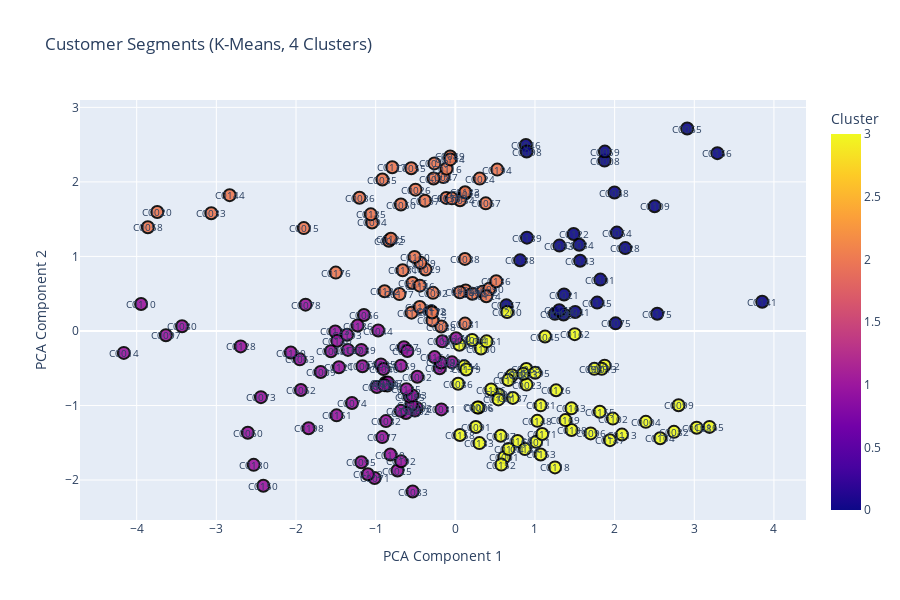

The notebook cell saved with this chart:
### Code cell
# Create a scatter plot with customer names annotated
fig = px.scatter(customer_data_4, x='PCA1', y='PCA2', color='Cluster', 
                 hover_data=['CustomerID', 'CustomerName'], title='Customer Segments (K-Means, 4 Clusters)')

# Add customer ID as text annotations
for i, row in customer_data_4.iterrows():
    fig.add_annotation(x=row['PCA1'], y=row['PCA2'], text=row['CustomerID'], showarrow=False, font=dict(size=10))

fig.update_traces(marker=dict(size=12, opacity=0.9, line=dict(width=2, color='Black')))
fig.update_layout(xaxis_title='PCA Component 1', yaxis_title='PCA Component 2', width=900, height=600)
fig.show()

### Figure 1 — Plotly figure (JSON) as saved in the notebook; plotly's stock layout.template omitted (floating-point values rounded to 4 significant figures; data arrays with more than 128 entries replaced by an {"elided": "..."} marker saying what was removed)
{"data": [{"customdata": {"elided": "200x2 str values"}, "hovertemplate": "PCA1=%{x}<br>PCA2=%{y}<br>CustomerID=%{customdata[0]}<br>CustomerName=%{customdata[1]}<br>Cluster=%{marker.color}<extra></extra>", "legendgroup": "", "marker": {"color": {"elided": "200 int values"}, "coloraxis": "coloraxis", "line": {"color": "Black", "width": 2}, "opacity": 0.9, "size": 12, "symbol": "circle"}, "mode": "markers", "name": "", "orientation": "v", "showlegend": false, "type": "scatter", "x": {"elided": "200 float values"}, "xaxis": "x", "y": {"elided": "200 float values"}, "yaxis": "y"}], "layout": {"annotations": [{"font": {"size": 10}, "showarrow": false, "text": "C0001", "x": 0.614, "y": -1.694}, {"font": {"size": 10}, "showarrow": false, "text": "C0002", "x": -0.4773, "y": -0.6137}, {"font": {"size": 10}, "showarrow": false, "text": "C0003", "x": -0.4838, "y": -1.032}, {"font": {"size": 10}, "showarrow": false, "text": "C0004", "x": 2.391, "y": -1.219}, {"font": {"size": 10}, "showarrow": false, "text": "C0005", "x": -0.9339, "y": -0.4487}, {"font": {"size": 10}, "showarrow": false, "text": "C0006", "x": 0.2925, "y": -1.028}, {"font": {"size": 10}, "showarrow": false, "text": "C0007", "x": -1.166, "y": -0.4729}, {"font": {"size": 10}, "showarrow": false, "text": "C0008", "x": 1.874, "y": 2.286}, {"font": {"size": 10}, "showarrow": false, "text": "C0009", "x": -1.69, "y": -0.5511}, {"font": {"size": 10}, "showarrow": false, "text": "C0010", "x": -0.8538, "y": -0.7327}, {"font": {"size": 10}, "showarrow": false, "text": "C0011", "x": 1.015, "y": -1.488}, {"font": {"size": 10}, "showarrow": false, "text": "C0012", "x": 1.875, "y": -0.4651}, {"font": {"size": 10}, "showarrow": false, "text": "C0013", "x": 1.838, "y": -0.5082}, {"font": {"size": 10}, "showarrow": false, "text": "C0014", "x": -4.162, "y": -0.2944}, {"font": {"size": 10}, "showarrow": false, "text": "C0015", "x": -1.902, "y": 1.38}, {"font": {"size": 10}, "showarrow": false, "text": "C0016", "x": 0.1188, "y": 1.839}, {"font": {"size": 10}, "showarrow": false, "text": "C0017", "x": 1.251, "y": 0.2306}, {"font": {"size": 10}, "showarrow": false, "text": "C0018", "x": -0.2628, "y": 2.248}, {"font": {"size": 10}, "showarrow": false, "text": "C0019", "x": -0.1956, "y": -0.4996}, {"font": {"size": 10}, "showarrow": false, "text": "C0020", "x": -3.741, "y": 1.595}, {"font": {"size": 10}, "showarrow": false, "text": "C0021", "x": 1.365, "y": 0.4891}, {"font": {"size": 10}, "showarrow": false, "text": "C0022", "x": 0.3416, "y": 0.5258}, {"font": {"size": 10}, "showarrow": false, "text": "C0023", "x": 0.894, "y": -0.7197}, {"font": {"size": 10}, "showarrow": false, "text": "C0024", "x": 0.3056, "y": 2.044}, {"font": {"size": 10}, "showarrow": false, "text": "C0025", "x": -0.7259, "y": -1.873}, {"font": {"size": 10}, "showarrow": false, "text": "C0026", "x": -0.4994, "y": 1.896}, {"font": {"size": 10}, "showarrow": false, "text": "C0027", "x": -0.6453, "y": -0.2189}, {"font": {"size": 10}, "showarrow": false, "text": "C0028", "x": 2.133, "y": 1.112}, {"font": {"size": 10}, "showarrow": false, "text": "C0029", "x": -0.3739, "y": 0.8249}, {"font": {"size": 10}, "showarrow": false, "text": "C0030", "x": -0.1124, "y": 1.785}, {"font": {"size": 10}, "showarrow": false, "text": "C0031", "x": -0.1753, "y": -1.052}, {"font": {"size": 10}, "showarrow": false, "text": "C0032", "x": -0.8705, "y": -1.209}, {"font": {"size": 10}, "showarrow": false, "text": "C0033", "x": -3.064, "y": 1.58}, {"font": {"size": 10}, "showarrow": false, "text": "C0034", "x": 0.05903, "y": 1.755}, {"font": {"size": 10}, "showarrow": false, "text": "C0035", "x": -0.9156, "y": 2.032}, {"font": {"size": 10}, "showarrow": false, "text": "C0036", "x": -1.203, "y": 1.788}, {"font": {"size": 10}, "showarrow": false, "text": "C0037", "x": -0.04185, "y": -0.4213}, {"font": {"size": 10}, "showarrow": false, "text": "C0038", "x": 0.121, "y": 0.9666}, {"font": {"size": 10}, "showarrow": false, "text": "C0039", "x": 0.8919, "y": -0.5098}, {"font": {"size": 10}, "showarrow": false, "text": "C0040", "x": -0.9016, "y": -0.5114}, {"font": {"size": 10}, "showarrow": false, "text": "C0041", "x": 1.505, "y": 0.2551}, {"font": {"size": 10}, "showarrow": false, "text": "C0042", "x": -0.8338, "y": 1.21}, {"font": {"size": 10}, "showarrow": false, "text": "C0043", "x": -1.561, "y": -0.2718}, {"font": {"size": 10}, "showarrow": false, "text": "C0044", "x": -0.9681, "y": 0.005735}, {"font": {"size": 10}, "showarrow": false, "text": "C0045", "x": 1.127, "y": -0.07457}, {"font": {"size": 10}, "showarrow": false, "text": "C0046", "x": 0.886, "y": 2.495}, {"font": {"size": 10}, "showarrow": false, "text": "C0047", "x": -0.1496, "y": 2.065}, {"font": {"size": 10}, "showarrow": false, "text": "C0048", "x": 0.7113, "y": -0.5944}, {"font": {"size": 10}, "showarrow": false, "text": "C0049", "x": -0.06424, "y": 2.341}, {"font": {"size": 10}, "showarrow": false, "text": "C0050", "x": -0.683, "y": 1.696}, {"font": {"size": 10}, "showarrow": false, "text": "C0051", "x": 1.359, "y": 0.2205}, {"font": {"size": 10}, "showarrow": false, "text": "C0052", "x": -0.5083, "y": -1.068}, {"font": {"size": 10}, "showarrow": false, "text": "C0053", "x": 0.8524, "y": -0.5737}, {"font": {"size": 10}, "showarrow": false, "text": "C0054", "x": 2.028, "y": 1.32}, {"font": {"size": 10}, "showarrow": false, "text": "C0055", "x": -0.553, "y": 2.183}, {"font": {"size": 10}, "showarrow": false, "text": "C0056", "x": 0.1297, "y": 0.5432}, {"font": {"size": 10}, "showarrow": false, "text": "C0057", "x": 0.6412, "y": 0.3438}, {"font": {"size": 10}, "showarrow": false, "text": "C0058", "x": -3.86, "y": 1.392}, {"font": {"size": 10}, "showarrow": false, "text": "C0059", "x": 1.877, "y": 2.406}, {"font": {"size": 10}, "showarrow": false, "text": "C0060", "x": -2.605, "y": -1.365}, {"font": {"size": 10}, "showarrow": false, "text": "C0061", "x": -0.8772, "y": -0.6942}, {"font": {"size": 10}, "showarrow": false, "text": "C0062", "x": -1.938, "y": -0.7924}, {"font": {"size": 10}, "showarrow": false, "text": "C0063", "x": -1.952, "y": -0.3811}, {"font": {"size": 10}, "showarrow": false, "text": "C0064", "x": 0.2119, "y": -0.1204}, {"font": {"size": 10}, "showarrow": false, "text": "C0065", "x": 2.911, "y": 2.717}, {"font": {"size": 10}, "showarrow": false, "text": "C0066", "x": -1.147, "y": 0.2145}, {"font": {"size": 10}, "showarrow": false, "text": "C0067", "x": 0.382, "y": 1.712}, {"font": {"size": 10}, "showarrow": false, "text": "C0068", "x": 1.998, "y": 1.857}, {"font": {"size": 10}, "showarrow": false, "text": "C0069", "x": -0.1635, "y": -0.1375}, {"font": {"size": 10}, "showarrow": false, "text": "C0070", "x": -0.5485, "y": -0.9872}, {"font": {"size": 10}, "showarrow": false, "text": "C0071", "x": -1.013, "y": -1.974}, {"font": {"size": 10}, "showarrow": false, "text": "C0072", "x": -0.2732, "y": 2.045}, {"font": {"size": 10}, "showarrow": false, "text": "C0073", "x": -2.44, "y": -0.888}, {"font": {"size": 10}, "showarrow": false, "text": "C0074", "x": -1.297, "y": -0.9665}, {"font": {"size": 10}, "showarrow": false, "text": "C0075", "x": 2.012, "y": 0.1019}, {"font": {"size": 10}, "showarrow": false, "text": "C0076", "x": 0.2798, "y": -1.027}, {"font": {"size": 10}, "showarrow": false, "text": "C0077", "x": -0.917, "y": -1.424}, {"font": {"size": 10}, "showarrow": false, "text": "C0078", "x": -1.88, "y": 0.353}, {"font": {"size": 10}, "showarrow": false, "text": "C0079", "x": -0.4365, "y": 0.9148}, {"font": {"size": 10}, "showarrow": false, "text": "C0080", "x": -3.43, "y": 0.0624}, {"font": {"size": 10}, "showarrow": false, "text": "C0081", "x": 0.122, "y": 0.09845}, {"font": {"size": 10}, "showarrow": false, "text": "C0082", "x": 2.745, "y": -1.354}, {"font": {"size": 10}, "showarrow": false, "text": "C0083", "x": -0.5354, "y": -2.154}, {"font": {"size": 10}, "showarrow": false, "text": "C0084", "x": 1.556, "y": 1.156}, {"font": {"size": 10}, "showarrow": false, "text": "C0085", "x": -0.5724, "y": -0.8828}, {"font": {"size": 10}, "showarrow": false, "text": "C0086", "x": 0.03557, "y": -0.7074}, {"font": {"size": 10}, "showarrow": false, "text": "C0087", "x": 1.745, "y": -0.5085}, {"font": {"size": 10}, "showarrow": false, "text": "C0088", "x": -0.1761, "y": 0.05992}, {"font": {"size": 10}, "showarrow": false, "text": "C0089", "x": -1.18, "y": -0.2539}, {"font": {"size": 10}, "showarrow": false, "text": "C0090", "x": 0.4261, "y": 0.5671}, {"font": {"size": 10}, "showarrow": false, "text": "C0091", "x": 0.2577, "y": -1.289}, {"font": {"size": 10}, "showarrow": false, "text": "C0092", "x": -0.2809, "y": 0.5112}, {"font": {"size": 10}, "showarrow": false, "text": "C0093", "x": 1.307, "y": 1.145}, {"font": {"size": 10}, "showarrow": false, "text": "C0094", "x": -1.045, "y": 1.456}, {"font": {"size": 10}, "showarrow": false, "text": "C0095", "x": -1.18, "y": -1.762}, {"font": {"size": 10}, "showarrow": false, "text": "C0096", "x": 1.699, "y": -1.374}, {"font": {"size": 10}, "showarrow": false, "text": "C0097", "x": -3.633, "y": -0.05693}, {"font": {"size": 10}, "showarrow": false, "text": "C0098", "x": 0.8955, "y": 2.407}, {"font": {"size": 10}, "showarrow": false, "text": "C0099", "x": 2.802, "y": -0.996}, {"font": {"size": 10}, "showarrow": false, "text": "C0100", "x": 0.3217, "y": -0.236}, {"font": {"size": 10}, "showarrow": false, "text": "C0101", "x": 1.821, "y": 0.6892}, {"font": {"size": 10}, "showarrow": false, "text": "C0102", "x": 1.977, "y": -1.176}, {"font": {"size": 10}, "showarrow": false, "text": "C0103", "x": -0.5399, "y": -0.8645}, {"font": {"size": 10}, "showarrow": false, "text": "C0104", "x": 2.572, "y": -1.44}, {"font": {"size": 10}, "showarrow": false, "text": "C0105", "x": 0.05705, "y": 0.5202}, {"font": {"size": 10}, "showarrow": false, "text": "C0106", "x": 0.0514, "y": -0.184}, {"font": {"size": 10}, "showarrow": false, "text": "C0107", "x": 0.57, "y": -1.407}, {"font": {"size": 10}, "showarrow": false, "text": "C0108", "x": 1.459, "y": -1.329}, {"font": {"size": 10}, "showarrow": false, "text": "C0109", "x": 2.502, "y": 1.674}, {"font": {"size": 10}, "showarrow": false, "text": "C0110", "x": -3.945, "y": 0.3623}, {"font": {"size": 10}, "showarrow": false, "text": "C0111", "x": -0.5496, "y": 0.2457}, {"font": {"size": 10}, "showarrow": false, "text": "C0112", "x": -1.098, "y": -1.923}, {"font": {"size": 10}, "showarrow": false, "text": "C0113", "x": 2.092, "y": -1.39}, {"font": {"size": 10}, "showarrow": false, "text": "C0114", "x": 0.2134, "y": 0.499}, {"font": {"size": 10}, "showarrow": false, "text": "C0115", "x": -0.5374, "y": 0.6435}, {"font": {"size": 10}, "showarrow": false, "text": "C0116", "x": -0.1105, "y": 2.177}, {"font": {"size": 10}, "showarrow": false, "text": "C0117", "x": -0.7917, "y": 2.197}, {"font": {"size": 10}, "showarrow": false, "text": "C0118", "x": 1.251, "y": -1.83}, {"font": {"size": 10}, "showarrow": false, "text": "C0119", "x": -0.6013, "y": -0.2682}, {"font": {"size": 10}, "showarrow": false, "text": "C0120", "x": -0.8146, "y": -1.658}, {"font": {"size": 10}, "showarrow": false, "text": "C0121", "x": -1.461, "y": -0.4872}, {"font": {"size": 10}, "showarrow": false, "text": "C0122", "x": 1.485, "y": 1.301}, {"font": {"size": 10}, "showarrow": false, "text": "C0123", "x": -1.507, "y": -0.006543}, {"font": {"size": 10}, "showarrow": false, "text": "C0124", "x": 0.3891, "y": 0.466}, {"font": {"size": 10}, "showarrow": false, "text": "C0125", "x": -0.8094, "y": 1.237}, {"font": {"size": 10}, "showarrow": false, "text": "C0126", "x": 1.265, "y": -0.7966}, {"font": {"size": 10}, "showarrow": false, "text": "C0127", "x": -0.2875, "y": 0.1419}, {"font": {"size": 10}, "showarrow": false, "text": "C0128", "x": -2.695, "y": -0.207}, {"font": {"size": 10}, "showarrow": false, "text": "C0129", "x": -0.6192, "y": -1.102}, {"font": {"size": 10}, "showarrow": false, "text": "C0130", "x": -2.531, "y": -1.796}, {"font": {"size": 10}, "showarrow": false, "text": "C0131", "x": -0.6608, "y": 0.8155}, {"font": {"size": 10}, "showarrow": false, "text": "C0132", "x": -0.9851, "y": -0.7523}, {"font": {"size": 10}, "showarrow": false, "text": "C0133", "x": 0.3024, "y": -1.505}, {"font": {"size": 10}, "showarrow": false, "text": "C0134", "x": 0.1115, "y": -0.4749}, {"font": {"size": 10}, "showarrow": false, "text": "C0135", "x": -0.6133, "y": -0.782}, {"font": {"size": 10}, "showarrow": false, "text": "C0136", "x": 0.5137, "y": 0.6677}, {"font": {"size": 10}, "showarrow": false, "text": "C0137", "x": 0.722, "y": -0.8984}, {"font": {"size": 10}, "showarrow": false, "text": "C0138", "x": 0.8135, "y": 0.9477}, {"font": {"size": 10}, "showarrow": false, "text": "C0139", "x": 0.8994, "y": 1.252}, {"font": {"size": 10}, "showarrow": false, "text": "C0140", "x": -1.483, "y": -0.1314}, {"font": {"size": 10}, "showarrow": false, "text": "C0141", "x": 3.853, "y": 0.3918}, {"font": {"size": 10}, "showarrow": false, "text": "C0142", "x": -0.4466, "y": 0.3219}, {"font": {"size": 10}, "showarrow": false, "text": "C0143", "x": 1.567, "y": 0.9413}, {"font": {"size": 10}, "showarrow": false, "text": "C0144", "x": -2.833, "y": 1.822}, {"font": {"size": 10}, "showarrow": false, "text": "C0145", "x": 1.781, "y": 0.3806}, {"font": {"size": 10}, "showarrow": false, "text": "C0146", "x": -0.4451, "y": 0.6082}, {"font": {"size": 10}, "showarrow": false, "text": "C0147", "x": 1.941, "y": -1.465}, {"font": {"size": 10}, "showarrow": false, "text": "C0148", "x": 1.029, "y": -1.206}, {"font": {"size": 10}, "showarrow": false, "text": "C0149", "x": -0.1808, "y": -0.4224}, {"font": {"size": 10}, "showarrow": false, "text": "C0150", "x": -2.41, "y": -2.076}, {"font": {"size": 10}, "showarrow": false, "text": "C0151", "x": -1.491, "y": -1.133}, {"font": {"size": 10}, "showarrow": false, "text": "C0152", "x": 0.5773, "y": -1.793}, {"font": {"size": 10}, "showarrow": false, "text": "C0153", "x": 1.071, "y": -1.657}, {"font": {"size": 10}, "showarrow": false, "text": "C0154", "x": -0.0627, "y": 2.302}, {"font": {"size": 10}, "showarrow": false, "text": "C0155", "x": 1.813, "y": -1.083}, {"font": {"size": 10}, "showarrow": false, "text": "C0156", "x": 3.29, "y": 2.385}, {"font": {"size": 10}, "showarrow": false, "text": "C0157", "x": -0.3813, "y": 1.747}, {"font": {"size": 10}, "showarrow": false, "text": "C0158", "x": 0.05816, "y": -1.395}, {"font": {"size": 10}, "showarrow": false, "text": "C0159", "x": -0.6832, "y": -0.4669}, {"font": {"size": 10}, "showarrow": false, "text": "C0160", "x": -0.5123, "y": 0.9939}, {"font": {"size": 10}, "showarrow": false, "text": "C0161", "x": 0.3925, "y": -0.1394}, {"font": {"size": 10}, "showarrow": false, "text": "C0162", "x": 1.499, "y": -0.04269}, {"font": {"size": 10}, "showarrow": false, "text": "C0163", "x": 1.458, "y": -1.039}, {"font": {"size": 10}, "showarrow": false, "text": "C0164", "x": -0.2608, "y": -0.3507}, {"font": {"size": 10}, "showarrow": false, "text": "C0165", "x": 3.191, "y": -1.287}, {"font": {"size": 10}, "showarrow": false, "text": "C0166", "x": -0.6846, "y": -1.072}, {"font": {"size": 10}, "showarrow": false, "text": "C0167", "x": -1.348, "y": -0.2541}, {"font": {"size": 10}, "showarrow": false, "text": "C0168", "x": 0.781, "y": -1.476}, {"font": {"size": 10}, "showarrow": false, "text": "C0169", "x": 1.382, "y": -1.196}, {"font": {"size": 10}, "showarrow": false, "text": "C0170", "x": 0.009309, "y": -0.09671}, {"font": {"size": 10}, "showarrow": false, "text": "C0171", "x": 1.091, "y": -1.383}, {"font": {"size": 10}, "showarrow": false, "text": "C0172", "x": -0.3003, "y": 0.2658}, {"font": {"size": 10}, "showarrow": false, "text": "C0173", "x": 1.305, "y": 0.2774}, {"font": {"size": 10}, "showarrow": false, "text": "C0174", "x": 0.6678, "y": -1.584}, {"font": {"size": 10}, "showarrow": false, "text": "C0175", "x": 2.535, "y": 0.2315}, {"font": {"size": 10}, "showarrow": false, "text": "C0176", "x": -1.501, "y": 0.7832}, {"font": {"size": 10}, "showarrow": false, "text": "C0177", "x": -0.7011, "y": 0.4944}, {"font": {"size": 10}, "showarrow": false, "text": "C0178", "x": -0.2916, "y": 0.2485}, {"font": {"size": 10}, "showarrow": false, "text": "C0179", "x": 0.1373, "y": -0.5163}, {"font": {"size": 10}, "showarrow": false, "text": "C0180", "x": -2.066, "y": -0.2898}, {"font": {"size": 10}, "showarrow": false, "text": "C0181", "x": 1.071, "y": -0.998}, {"font": {"size": 10}, "showarrow": false, "text": "C0182", "x": -0.8877, "y": 0.5336}, {"font": {"size": 10}, "showarrow": false, "text": "C0183", "x": 0.1227, "y": 1.862}, {"font": {"size": 10}, "showarrow": false, "text": "C0184", "x": 0.8746, "y": -1.585}, {"font": {"size": 10}, "showarrow": false, "text": "C0185", "x": -1.061, "y": 1.564}, {"font": {"size": 10}, "showarrow": false, "text": "C0186", "x": -1.227, "y": 0.07218}, {"font": {"size": 10}, "showarrow": false, "text": "C0187", "x": 0.665, "y": -0.659}, {"font": {"size": 10}, "showarrow": false, "text": "C0188", "x": 3.03, "y": -1.298}, {"font": {"size": 10}, "showarrow": false, "text": "C0189", "x": -0.04306, "y": 1.779}, {"font": {"size": 10}, "showarrow": false, "text": "C0190", "x": 0.543, "y": -0.8516}, {"font": {"size": 10}, "showarrow": false, "text": "C0191", "x": 0.5406, "y": -0.9182}, {"font": {"size": 10}, "showarrow": false, "text": "C0192", "x": -0.6809, "y": -1.748}, {"font": {"size": 10}, "showarrow": false, "text": "C0193", "x": -1.359, "y": -0.05111}, {"font": {"size": 10}, "showarrow": false, "text": "C0194", "x": 0.5263, "y": 2.165}, {"font": {"size": 10}, "showarrow": false, "text": "C0195", "x": 1.002, "y": -0.5615}, {"font": {"size": 10}, "showarrow": false, "text": "C0196", "x": 0.4503, "y": -0.7855}, {"font": {"size": 10}, "showarrow": false, "text": "C0197", "x": -0.848, "y": -0.6918}, {"font": {"size": 10}, "showarrow": false, "text": "C0198", "x": -1.842, "y": -1.306}, {"font": {"size": 10}, "showarrow": false, "text": "C0199", "x": -0.8911, "y": -0.7273}, {"font": {"size": 10}, "showarrow": false, "text": "C0200", "x": 0.6505, "y": 0.2536}], "coloraxis": {"colorbar": {"title": {"text": "Cluster"}}, "colorscale": [[0, "#0d0887"], [0.1111, "#46039f"], [0.2222, "#7201a8"], [0.3333, "#9c179e"], [0.4444, "#bd3786"], [0.5556, "#d8576b"], [0.6667, "#ed7953"], [0.7778, "#fb9f3a"], [0.8889, "#fdca26"], [1, "#f0f921"]]}, "height": 600, "legend": {"tracegroupgap": 0}, "title": {"text": "Customer Segments (K-Means, 4 Clusters)"}, "width": 900, "xaxis": {"anchor": "y", "domain": [0, 1], "title": {"text": "PCA Component 1"}}, "yaxis": {"anchor": "x", "domain": [0, 1], "title": {"text": "PCA Component 2"}}}}
